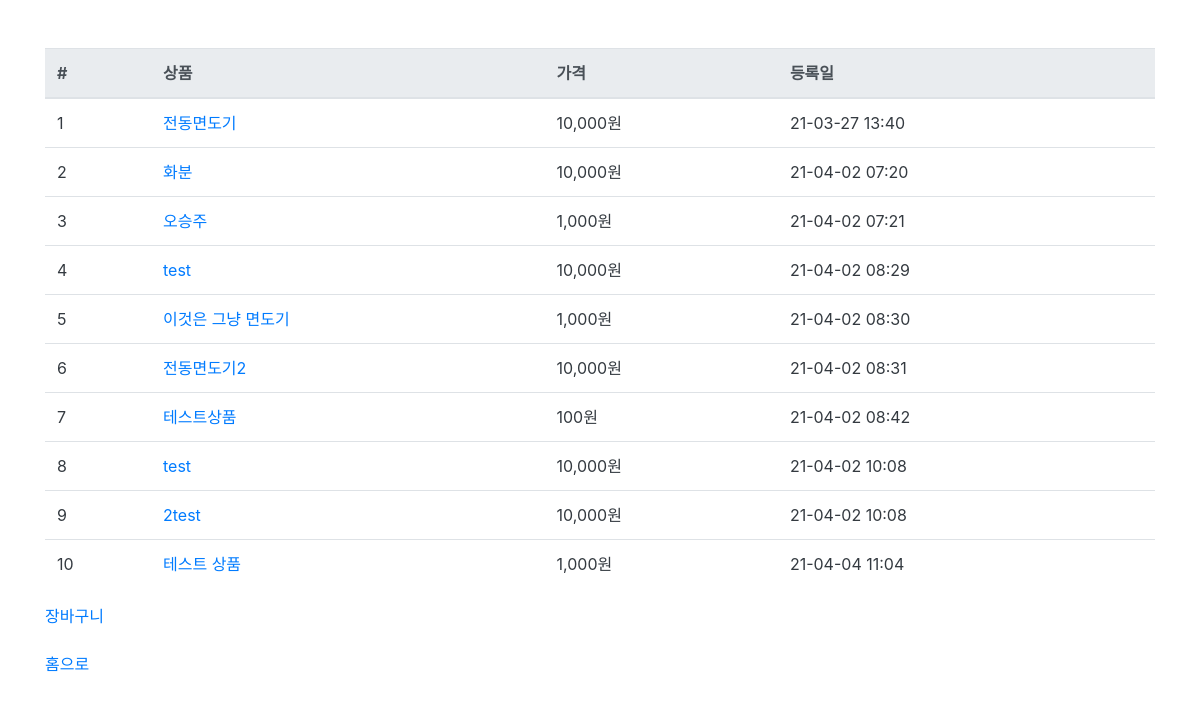
The app's page /product/ with its own data.
### product/models.py (models this page shows, shortened)
class Product(models.Model):
    name = models.CharField(verbose_name = "상품명", max_length=50)
    price = models.IntegerField(verbose_name = "상품가격")
    description = models.TextField(verbose_name = "상품설명")
    stock = models.IntegerField(verbose_name = "재고")
    register_date = models.DateTimeField(verbose_name = "상품등록일", auto_now_add=True)
    class Meta:
        db_table = "product"
        verbose_name = "상품"
        verbose_name_plural = "상품"

### product/views.py (the view)
# urls.py: path('product/', ProductList.as_view()),
class ProductList(ListView):
    model = Product
    template_name = 'product.html'

### product/templates/product.html (shortened to what this page needs)
{% extends "base.html" %}
{% load humanize %}
{%block contents%}
<div class="row mt-5">
<div class="col-12">
  <table class="table">
 <thead class="thead-light">
   <tr>
      <th>#</th>
      <th>상품</th>
      <th>가격</th>
      <th>등록일</th>
   </tr>
 </thead>
 <tbody class="text-dark">
 {% for product in object_list%}
   <tr>
       <td>{{product.id}}</td>
      <td><a id= "product-{{product.id}}"href="/product/{{product.id}}" onmouseenter="product_detail({{ product.id }})" onmouseleave="product_leave({{product.id}})">{{product.name}}</a></td>
      <td>{{product.price|intcomma }}원</td>
      <td>{{product.register_date|date:'y-m-d H:i'}}</td>
   </tr>
   {%endfor%}
 </tbody>
</table>
</div>
  <br>
<div class="col-12"><a href="/order">장바구니</a></div>
  <br>
<div class="col-12">
  <br>
  <p><a href="/">홈으로</a></p>
</div>
</div>
{%endblock%}

### records on screen
Product: id "1", name "전동면도기", price "10,000", register_date "21-03-27 13:40"
Product: id "2", name "화분", price "10,000", register_date "21-04-02 07:20"
Product: id "3", name "오승주", price "1,000", register_date "21-04-02 07:21"
Product: id "4", name "test", price "10,000", register_date "21-04-02 08:29"
Product: id "5", name "이것은 그냥 면도기", price "1,000", register_date "21-04-02 08:30"
Product: id "6", name "전동면도기2", price "10,000", register_date "21-04-02 08:31"
Product: id "7", name "테스트상품", price "100", register_date "21-04-02 08:42"
Product: id "8", name "test", price "10,000", register_date "21-04-02 10:08"
Product: id "9", name "2test", price "10,000", register_date "21-04-02 10:08"
Product: id "10", name "테스트 상품", price "1,000", register_date "21-04-04 11:04"
